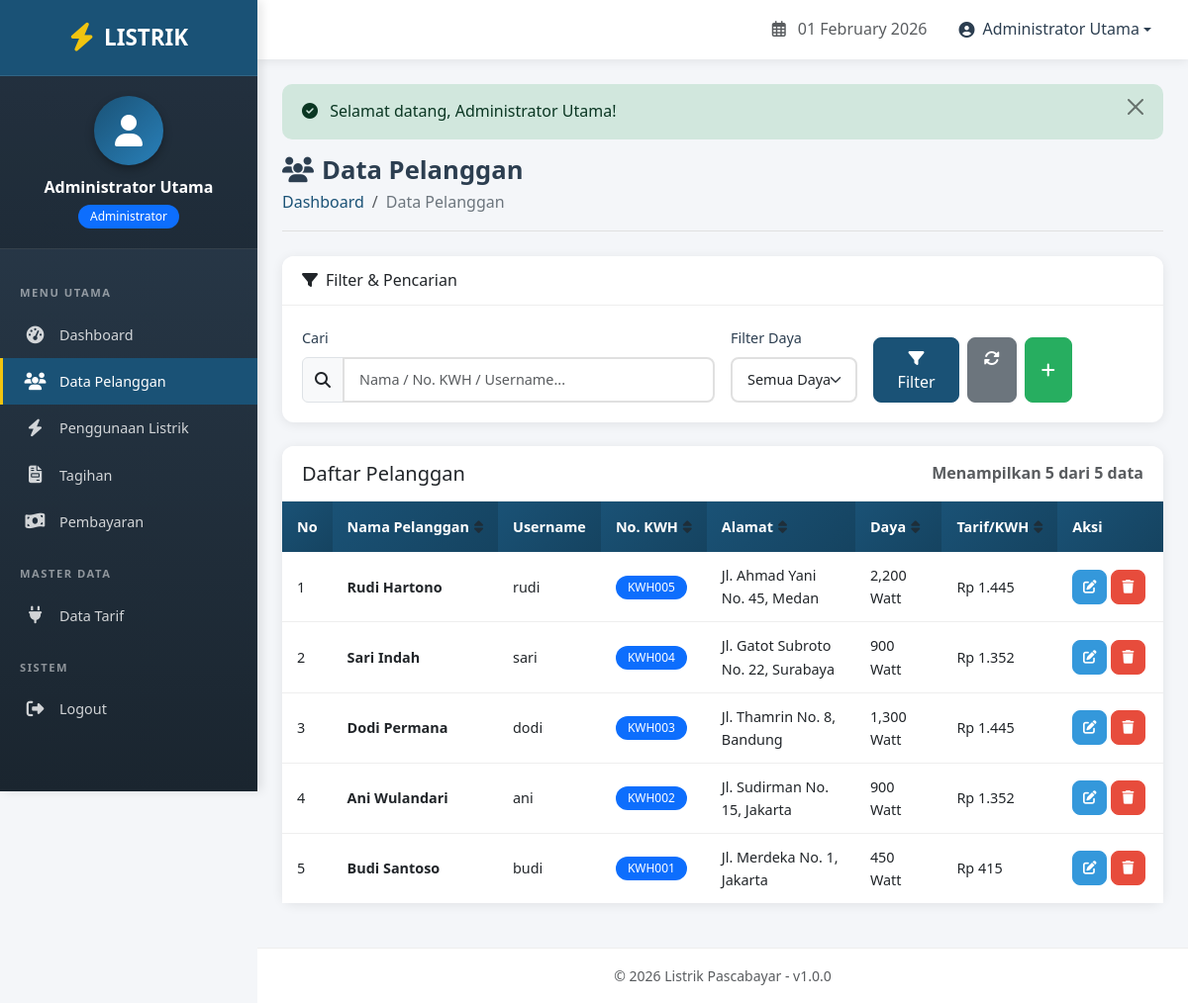
/admin/pelanggan.php (signed in), run on the app's committed database.
### tables this page shows
CREATE TABLE pelanggan (
    id_pelanggan INT PRIMARY KEY AUTO_INCREMENT,
    username VARCHAR(50) NOT NULL UNIQUE,
    password VARCHAR(255) NOT NULL,
    nomor_kwh VARCHAR(50) NOT NULL UNIQUE COMMENT 'Nomor meter KWH pelanggan',
    nama_pelanggan VARCHAR(100) NOT NULL,
    alamat TEXT NOT NULL,
    id_tarif INT NOT NULL,
    created_at TIMESTAMP DEFAULT CURRENT_TIMESTAMP,
    FOREIGN KEY (id_tarif) REFERENCES tarif(id_tarif) ON DELETE RESTRICT
);

CREATE TABLE tarif (
    id_tarif INT PRIMARY KEY AUTO_INCREMENT,
    daya INT NOT NULL COMMENT 'Daya listrik dalam Watt',
    tarifperkwh DECIMAL(10,2) NOT NULL COMMENT 'Tarif per kWh dalam Rupiah'
);

### admin/pelanggan.php (the view, shortened to what this page needs)
<?php
require_once '../includes/functions.php';
$search = isset($_GET['search']) ? clean($_GET['search']) : '';
$sort = isset($_GET['sort']) ? clean($_GET['sort']) : 'id_pelanggan';
$order = isset($_GET['order']) ? clean($_GET['order']) : 'desc';
$per_page = 10;
$page = isset($_GET['page']) ? (int)$_GET['page'] : 1;
$start = ($page - 1) * $per_page;
$where = [];
$where_clause = !empty($where) ? 'WHERE ' . implode(' AND ', $where) : '';
$total_query = "SELECT COUNT(*) as total FROM pelanggan p
                JOIN tarif t ON p.id_tarif = t.id_tarif {$where_clause}";
$total_result = $conn->query($total_query);
$total_data = $total_result->fetch_assoc()['total'];
$order_by = "ORDER BY ";
if ($sort == 'daya') {
    $order_by .= "t.daya {$order}";
} elseif ($sort == 'nama_pelanggan') {
    $order_by .= "p.nama_pelanggan {$order}";
} elseif ($sort == 'nomor_kwh') {
    $order_by .= "p.nomor_kwh {$order}";
} else {
    $order_by .= "p.{$sort} {$order}";
}
$query = "SELECT p.*, t.daya, t.tarifperkwh
          FROM pelanggan p
          JOIN tarif t ON p.id_tarif = t.id_tarif
          {$where_clause}
          {$order_by}
          LIMIT {$start}, {$per_page}";
$result = $conn->query($query);
require_once '../includes/header.php';
?>
<div class="page-header">
    <h1 class="page-title">
        <i class="fas fa-users me-2"></i>Data Pelanggan
    </h1>
    <nav aria-label="breadcrumb">
        <ol class="breadcrumb">
            <li class="breadcrumb-item"><a href="dashboard.php">Dashboard</a></li>
            <li class="breadcrumb-item active">Data Pelanggan</li>
        </ol>
    </nav>
</div>
<div class="card mb-4">
    <div class="card-header">
        <h6 class="mb-0">
            <i class="fas fa-filter me-2"></i>Filter & Pencarian
        </h6>
    </div>
    <div class="card-body">
        <form method="GET" class="row g-3 align-items-end">
            <div class="w-50">
                <label class="form-label">Cari</label>
                <div class="input-group">
                    <span class="input-group-text"><i class="fas fa-search"></i></span>
                    <input type="text" name="search" class="form-control"
                           placeholder="Nama / No. KWH / Username..." value="<?php echo $search; ?>">
                </div>
            </div>
            <div class="col-md-2">
                <label class="form-label">Filter Daya</label>
                <select name="daya" class="form-select">
                    <option value="">Semua Daya</option>
                </select>
            </div>
            <div class="col-md-3">
                    <div class="d-flex gap-2">
                        <button type="submit" class="btn btn-primary">
                            <i class="fas fa-filter"></i><span class="p-1">Filter</span>
                        </button>
                        <a href="?" class="btn btn-secondary">
                            <i class="fas fa-sync-alt"></i>
                        </a>
                        <button type="button" class="btn btn-success" data-bs-toggle="modal" data-bs-target="#modalTambah">
                            <i class="fas fa-plus"></i>
                        </button>
                    </div>
            </div>
        </form>
    </div>
</div>
<div class="card">
    <div class="card-header d-flex justify-content-between align-items-center">
        <h5 class="mb-0">Daftar Pelanggan</h5>
        <span class="text-muted">Menampilkan <?php echo $result->num_rows; ?> dari <?php echo $total_data; ?> data</span>
    </div>
    <div class="card-body p-0">
        <div class="table-responsive">
            <table class="table table-hover mb-0">
                <thead>
                    <tr>
                        <th width="5%">No</th>
                        <th>
                            <a href="<?php echo sortUrl('nama_pelanggan', $sort, $order); ?>" class="text-white text-decoration-none">
                               Nama Pelanggan <?php echo sortIcon('nama_pelanggan', $sort, $order); ?>
                            </a>
                        </th>
                        <th>Username</th>
                        <th>
                            <a href="<?php echo sortUrl('nomor_kwh', $sort, $order); ?>" class="text-white text-decoration-none">
                                No. KWH <?php echo sortIcon('nomor_kwh', $sort, $order); ?>
                            </a>
                        </th>
                        <th>
                            <a href="<?php echo sortUrl('alamat', $sort, $order); ?>" class="text-white text-decoration-none">
                                Alamat <?php echo sortIcon('alamat', $sort, $order); ?>
                            </a>
                        </th>
                        <th>
                            <a href="<?php echo sortUrl('daya', $sort, $order); ?>" class="text-white text-decoration-none">
                                Daya <?php echo sortIcon('daya', $sort, $order); ?>
                            </a>
                        </th>
                        <th>
                            <a href="<?php echo sortUrl('tarifperkwh', $sort, $order); ?>" class="text-white text-decoration-none">
                                Tarif/KWH <?php echo sortIcon('tarifperkwh', $sort, $order); ?>
                            </a>
                        </th>
                        <th width="12%">Aksi</th>
                    </tr>
                </thead>
                <tbody>
                    <?php if ($result->num_rows > 0): ?>
                        <?php $no = $start + 1; while ($row = $result->fetch_assoc()): ?>
                            <tr>
                                <td><?php echo $no++; ?></td>
                                <td><strong><?php echo $row['nama_pelanggan']; ?></strong></td>
                                <td><?php echo $row['username']; ?></td>
                                <td><span class="badge bg-primary"><?php echo $row['nomor_kwh']; ?></span></td>
                                <td><?php echo substr($row['alamat'], 0, 40) . (strlen($row['alamat']) > 40 ? '...' : ''); ?></td>
                                <td><?php echo number_format($row['daya']); ?> Watt</td>
                                <td><?php echo formatRupiah($row['tarifperkwh']); ?></td>
                                <td>
                                    <button class="btn btn-sm btn-info btn-icon"
                                            data-bs-toggle="modal"
                                            data-bs-target="#modalEdit<?php echo $row['id_pelanggan']; ?>"
                                            title="Edit">
                                        <i class="fas fa-edit"></i>
                                    </button>
                                    <a href="?hapus=<?php echo $row['id_pelanggan']; ?>"
                                       class="btn btn-sm btn-danger btn-icon"
                                       onclick="return confirmDelete('Apakah Anda yakin ingin menghapus pelanggan ini?')"
                                       title="Hapus">
                                        <i class="fas fa-trash"></i>
                                    </a>
                                </td>
                            </tr>
                        <?php endwhile; ?>
                    <?php endif; ?>
                </tbody>
            </table>
        </div>
    </div>
</div>
<?php require_once '../includes/footer.php'; ?>

### assets/css/style.css (style rules this page uses)
:root { --primary-color: #1a5276; --primary-dark: #154360; --primary-light: #2980b9; --secondary-color: #f39c12; --success-color: #27ae60; --danger-color: #e74c3c; --warning-color: #f1c40f; --info-color: #3498db; --light-color: #f8f9fa; --dark-color: #2c3e50; --sidebar-width: 260px; --navbar-height: 60px; }
* { margin: 0; padding: 0; box-sizing: border-box; }
body { font-family: "Segoe UI", Tahoma, Geneva, Verdana, sans-serif; background-color: #f4f6f9; color: #333; line-height: 1.6; overflow-x: hidden; }
a { text-decoration: none; color: inherit; }
.page-header { margin-bottom: 25px; padding-bottom: 15px; border-bottom: 1px solid #e0e0e0; }
.page-title { font-size: 1.6rem; font-weight: 700; color: var(--dark-color); margin-bottom: 5px; }
.breadcrumb { background: none; padding: 0; margin: 0; }
.breadcrumb-item a { color: var(--primary-color); }
.breadcrumb-item.active { color: #6c757d; }
.card { border: none; border-radius: 12px; box-shadow: 0 2px 12px rgba(0, 0, 0, 0.08); transition: all 0.3s ease; margin-bottom: 20px; background: white; }
.card-header { background: white; border-bottom: 1px solid #eee; padding: 15px 20px; border-radius: 12px 12px 0 0 !important; font-weight: 600; display: flex; align-items: center; justify-content: space-between; }
.card-header h5, .card-header h6 { margin: 0; }
.card-body { padding: 20px; }
.table { margin-bottom: 0; width: 100%; }
.table thead th { background: linear-gradient( 135deg, var(--primary-color), var(--primary-dark) ); color: white; border: none; font-weight: 600; padding: 14px 15px; font-size: 0.9rem; white-space: nowrap; }
.table thead th a { color: white; text-decoration: none; display: flex; align-items: center; gap: 5px; }
.table tbody td { padding: 12px 15px; vertical-align: middle; border-bottom: 1px solid #eee; font-size: 0.9rem; }
.table tbody tr:last-child td { border-bottom: none; }
.btn { border-radius: 8px; padding: 8px 16px; font-weight: 500; transition: all 0.3s ease; }
.btn-primary { background: var(--primary-color); border-color: var(--primary-color); }
.btn-success { background: var(--success-color); border-color: var(--success-color); }
.btn-danger { background: var(--danger-color); border-color: var(--danger-color); }
.btn-info { background: var(--info-color); border-color: var(--info-color); color: white; }
.btn-sm { padding: 5px 12px; font-size: 0.85rem; }
.btn-icon { width: 35px; height: 35px; padding: 0; display: inline-flex; align-items: center; justify-content: center; border-radius: 8px; }
.badge { padding: 6px 12px; border-radius: 20px; font-weight: 500; font-size: 0.75rem; }
.form-label { font-weight: 500; color: var(--dark-color); margin-bottom: 8px; font-size: 0.9rem; }
.form-control, .form-select { border: 2px solid #e0e0e0; border-radius: 8px; padding: 10px 15px; font-size: 0.9rem; }
.input-group .form-control { border-radius: 8px !important; }
.input-group > :not(:first-child) { border-top-left-radius: 0px !important; border-bottom-left-radius: 0px !important; }

### data on the page
pelanggan: nama_pelanggan "Rudi Hartono", username "rudi", nomor_kwh "KWH005", alamat "Jl. Ahmad Yani No. 45, Medan", id_tarif.daya "2,200", id_tarif.tarifperkwh "Rp 1.445"
pelanggan: nama_pelanggan "Sari Indah", username "sari", nomor_kwh "KWH004", alamat "Jl. Gatot Subroto No. 22, Surabaya", id_tarif.daya "900", id_tarif.tarifperkwh "Rp 1.352"
pelanggan: nama_pelanggan "Dodi Permana", username "dodi", nomor_kwh "KWH003", alamat "Jl. Thamrin No. 8, Bandung", id_tarif.daya "1,300", id_tarif.tarifperkwh "Rp 1.445"
pelanggan: nama_pelanggan "Ani Wulandari", username "ani", nomor_kwh "KWH002", alamat "Jl. Sudirman No. 15, Jakarta", id_tarif.daya "900", id_tarif.tarifperkwh "Rp 1.352"
pelanggan: nama_pelanggan "Budi Santoso", username "budi", nomor_kwh "KWH001", alamat "Jl. Merdeka No. 1, Jakarta", id_tarif.daya "450", id_tarif.tarifperkwh "Rp 415"

### other printed values
$_SESSION['nama'] "Administrator Utama"
$_SESSION['level'] "Administrator"
$message "Selamat datang, Administrator Utama!"
$result->num_rows "5"
$total_data "5"
APP_NAME "Listrik Pascabayar"
APP_VERSION "1.0.0"
